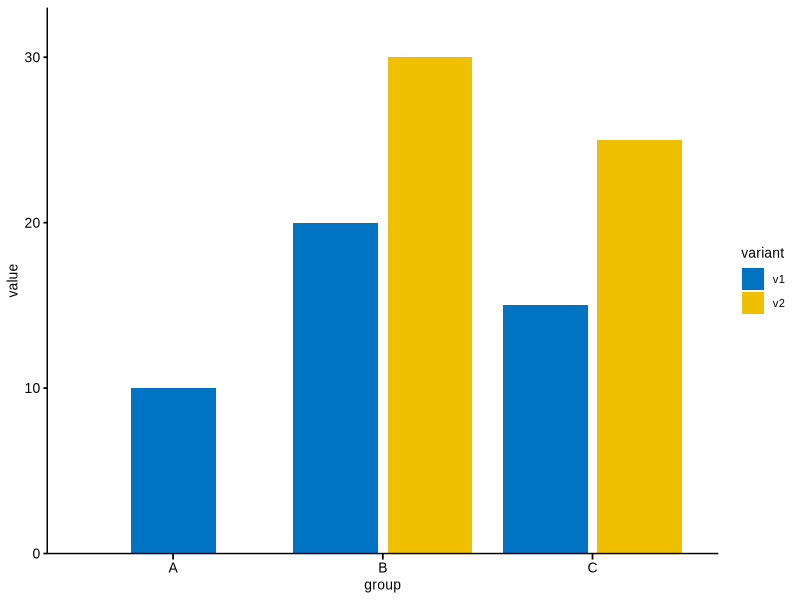

Reproduce this figure in R.
## ---- chunk 1
### ---------
library(ggplot2)
library(ggsci)

theme_set(
    theme(
        text = element_text(size = 10, family = "Arial"),
        panel.background = element_rect(fill = NA, color = NA),
        axis.title = element_text(size = 10, color = "black"),
        axis.text = element_text(size = 10, color = "black"),
        # axis.text.x = element_text(angle = 45, hjust = 1, vjust = 1),
        axis.ticks.length.x = unit(0.3, "lines"),
        axis.line = element_line(colour = "Black"),
        axis.ticks = element_line(colour = "black", linewidth = 0.6),
        plot.title = element_text(face = "bold", hjust = 0.5, size = 10)
    )
)
# Create a sample dataframe
df <- data.frame(
    group = c("A", "B", "B", "C", "C"),
    variant = c("v1", "v1", "v2", "v1", "v2"),
    value = c(10, 20, 30, 15, 25)
)

# Specify the widths for each group and variant
widths <- data.frame(
    group = c("A", "B", "C"),
    v1 = c(0.4, 0.8, 0.8),
    v2 = c(0, 0.8, 0.8) # set width to 0 for variant v2 in group A
)

# Create the barplot with position_dodge2
ggplot(df, aes(x = group, y = value, fill = variant)) +
    geom_bar(
        stat = "identity",
        position = position_dodge2(preserve = "single", width = widths)
    ) +
    scale_fill_jco() +
    scale_y_continuous(
        expand = expansion(mult = c(0, 0.1))
    ) +
    scale_x_discrete(breaks = c("A", "B", "C")) # Ensure all groups are displayed in x-axis

# ggsave(
#   plot = p,
#   filename = "barplot.png",
#   width = 4,
#   height = 3,
# )
